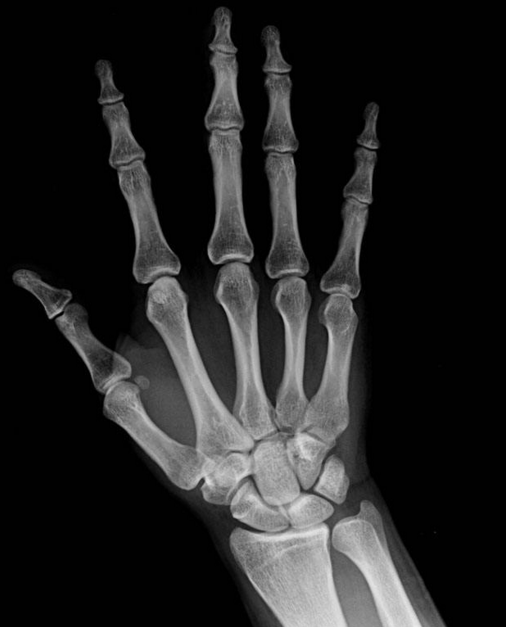
#> input picture img_encryption/images/grey/med.png, 506 x 627 px
$ python main.py
#> lines starting #> are read from the running program, lines starting #| are printed output that depends on the picture; after the words box and inside, x2 and y2 are one past the last pixel; in counts of white or black regions, pixels touching at a corner belong together
### img_encryption/teng/encrypt.py
# -*-coding:utf-8 -*-

"""
# File       : encrypt
# Time       ：2024/10/14 17:26
# Author     ：chenyu
# version    ：python 3.8
# Description：teng 加密
"""
from random import uniform
import os
from teng.utils import *
from teng.chaos import *

def encrypt(
        img_path,
        alpha0=None, sigma0=None,  # keys
        alpha1=None, y0=None,  # keys
        params_path='params.npz',  # the path of saved params
        use_params=False,  # if to use used params
):
#> called with img_path = '../images/grey/med.png', params_path = 'params.npz', use_params = False
    D = 1000  # discard
    # initialization
    if not use_params:
        alpha0 = uniform(1e-16+3.5699456, 4 - 1e-16) if not alpha0 else alpha0
        sigma0 = uniform(1e-16, 1 - 1e-16) if not sigma0 else sigma0
        y0 = uniform(1e-16, 1 - 1e-16) if not y0 else y0
        alpha1 = uniform(1e-16+3.5699456, 4 - 1e-16) if not alpha1 else alpha1
    else:
        use_params_path = f"./params/{params_path}"
        if os.path.exists(use_params_path):
            params = np.load(use_params_path)
            alpha0 = params['alpha0']
            sigma0 = params['sigma0']
            y0 = params['y0']
            alpha1 = params['alpha1']
        else:
            raise FileNotFoundError(f"can not find the params file: {use_params_path}")

    filename = img_path.split('/')[-1].split('.')
    filename, ext = filename[0], filename[-1]
    encrypt_img_path = f"{filename}_encrypt.png"
    # get img (grey img supported)
    img = cv2.imread(img_path, cv2.IMREAD_GRAYSCALE)
#> img is the input picture: shape (627, 506); min 0, max 232, mean 34.9
    M, N = img.shape  # M: height, N: width
#> M = 627; N = 506
    length = M * N
#> length = 317262
    print(f"ENCRYPTION: img resolution is {N} * {M}")
#| ENCRYPTION: img resolution is 506 * 627

    bitplanes = img_bit_decomposition(img)  # Image bit plane decomposition
    bitplanes = bitplanes[::-1, :, :]  # reverse
    # high bits
    b8 = bitplanes[0, :, :].ravel()
    b7 = bitplanes[1, :, :].ravel()
    b6 = bitplanes[2, :, :].ravel()
    b5 = bitplanes[3, :, :].ravel()
    # low
    b4 = bitplanes[4, :, :].ravel()
    b3 = bitplanes[5, :, :].ravel()
    b2 = bitplanes[6, :, :].ravel()
    b1 = bitplanes[7, :, :].ravel()

    img = np.stack([b1, b2, b3, b4, b5, b6, b7, b8], axis=0)

    # step 3
    init_l = []
    for i in range(4):
        init_l.append(get_init(img[i], i))
#> after the loop, init_l = [3.98e-06, 8.66e-06, 5.95e-06, 4.6e-06]

    chaos_seq = np.array(CML_map(alpha0, sigma0, init_l, length, D))
#> in CML_map, `length = len(init_l)`: length = 4
    TN = np.array([np.argsort(x) for x in chaos_seq])

    b5_temp = np.empty_like(b5)
    b5_temp[TN[0]] = b5
    b6_temp = np.empty_like(b6)
    b6_temp[TN[1]] = b6
    b7_temp = np.empty_like(b7)
    b7_temp[TN[2]] = b7
    b8_temp = np.empty_like(b8)
    b8_temp[TN[3]] = b8

    Y = np.array(logistic_map(alpha1, y0, 4 * length + D)[D:])
    Z = np.round(Y[:length] * 1e8).astype(np.uint8) % 256
    Z = Z.reshape(M, N)
    R = img_bit_decomposition(Z)
#> after the loop in img_bit_decomposition (call 2), `for i in range(8):`:
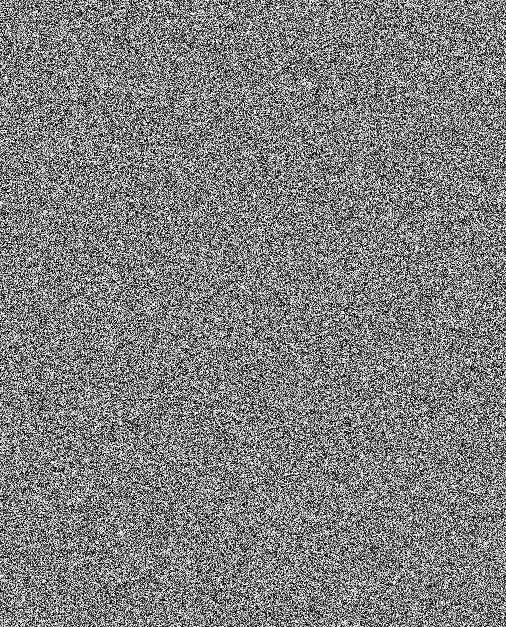
#> img: shape (627, 506) int16; min 0, max 255, mean 127.4

    C5 = (b5_temp + b1 + R[4].reshape(length)) % 2
    C6 = (b6_temp + b2 + R[5].reshape(length)) % 2
    C7 = (b7_temp + b3 + R[6].reshape(length)) % 2
    C8 = (b8_temp + b4 + R[7].reshape(length)) % 2

    TM = np.argsort(Y)
    C = np.concatenate([b1, b2, b3, b4])
    C_temp = np.empty_like(C)
    C_temp[TM] = C

    C1 = C_temp[:length]
    C2 = C_temp[length:2 * length]
    C3 = C_temp[2 * length:3 * length]
    C4 = C_temp[3 * length:]

    # composition the encrypted img
    C = np.stack([C1.reshape(M, N),
                  C2.reshape(M, N),
                  C3.reshape(M, N),
                  C4.reshape(M, N),
                  C5.reshape(M, N),
                  C6.reshape(M, N),
                  C7.reshape(M, N),
                  C8.reshape(M, N)], axis=0)
    res = np.zeros((M, N), dtype=np.uint8)
    for i in range(8):
        res = cv2.bitwise_or(res, C[i, :, :] << i)
#> this loop made 8 passes
#> pass 1, in encrypt, `res = cv2.bitwise_or(res, C[i, :, :] << i)`:
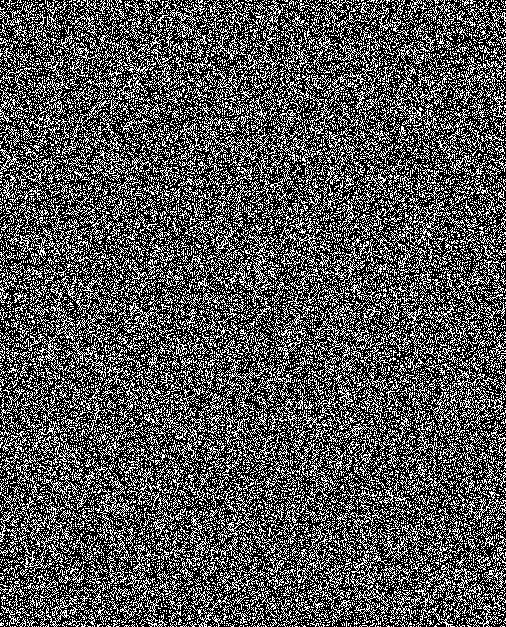
#> res: shape (627, 506); values 0 (black) and 1 (white), 33% white in thin lines or dots
#> pass 3, in encrypt, `res = cv2.bitwise_or(res, C[i, :, :] << i)`:
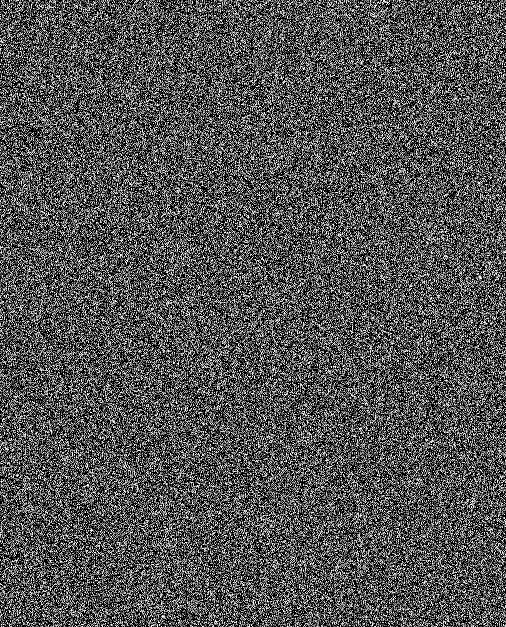
#> res: shape (627, 506); min 0, max 7, mean 2.31; drawn with min black and max white
#> after the loop:
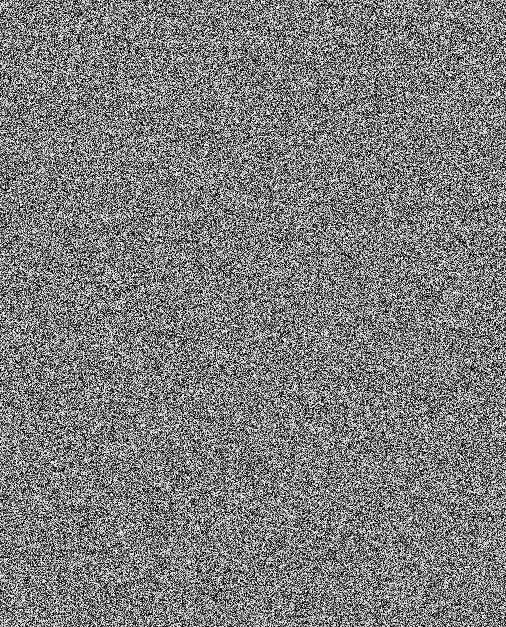
#> res: shape (627, 506); min 0, max 255, mean 124.9

    if not os.path.exists('./result'):
        os.mkdir('./result')
    # save img
    save_path = os.path.join('./result', encrypt_img_path)
    cv2.imwrite(save_path, res)

    # save params
    if not use_params:
        if not os.path.exists('./params'):
            os.mkdir('./params')
        np.savez(f'./params/{params_path}',
                 alpha0=alpha0, sigma0=sigma0, alpha1=alpha1, y0=y0, init_l=init_l)
    print("ENCRYPTION DONE!")
    return res, save_path


# [3 lines that do not run on import are left out]

### img_encryption/teng/utils.py
# -*-coding:utf-8 -*-

"""
# File       : utils
# Time       ：2024/10/14 15:57
# Author     ：chenyu
# version    ：python 3.8
# Description：
"""
import cv2
from numpy import uint8, zeros

# Image bit plane decomposition
def img_bit_decomposition(img):
    m, n = img.shape
    r = zeros((8, m, n), dtype=uint8)
    for i in range(8):
        r[i, :, :] = cv2.bitwise_and(img, 2 ** i)
        mask = r[i, :, :] > 0
        r[i, mask] = 1
    return r

### img_encryption/teng/chaos.py
# -*-coding:utf-8 -*-

"""
# File       : chaos
# Time       ：2024/10/14 15:29
# Author     ：chenyu
# version    ：python 3.8
# Description：cml + logistic map
"""
import numpy as np


def logistic_map(alpha, x0, length):
    assert 3.5699456 < alpha < 4
    assert 0 < x0 < 1
    res = []
    for _ in range(length):
        if _ == 0:
            res.append(alpha * x0 * (1 - x0))
        else:
            res.append(alpha * res[-1] * (1 - res[-1]))
    return res


def iter_logistic_map(alpha, x):
    return alpha * x * (1 - x)


def CML_map(alpha, sigma, init_l, len_res, discard):
    assert 0 < sigma < 1
    length = len(init_l)
    res = []
    for i in range(length):
        res.append([])
    for i in range(len_res+discard):
        for j in range(length):
            if i == 0:
                a = iter_logistic_map(alpha, init_l[j])
                b = iter_logistic_map(alpha, init_l[j - 1])
                c = iter_logistic_map(alpha, init_l[(j + 1) % length])
                temp = (1 - sigma) * a + (sigma / 2) * (b + c)
                res[j].append(temp)
            else:
                a = iter_logistic_map(alpha, res[j][-1])
                b = iter_logistic_map(alpha, res[j - 1][-1])
                c = iter_logistic_map(alpha, res[(j + 1) % length][-1])
                temp = (1 - sigma) * a + (sigma / 2) * (b + c)
                res[j].append(temp)
    return [i[discard:] for i in res]


def get_init(l, idx):
    return 1 / ((sum(l) + 1) * (idx + 1))


# [8 lines that do not run on import are left out]

### img_encryption/teng/decrypt.py
# -*-coding:utf-8 -*-

"""
# File       : decrypt
# Time       ：2024/10/14 18:53
# Author     ：chenyu
# version    ：python 3.8
# Description：teng 解密
"""
from math import floor
from copy import deepcopy

from teng.utils import *
from teng.chaos import *

def decrypt(encrypt_img_path, raw_img_path=None, params_path='params.npz'):
    # load key
    npz_file = np.load(f"./params/{params_path}")
    alpha0, sigma0, y0, alpha1, init_l = \
        npz_file['alpha0'], \
        npz_file['sigma0'], \
        npz_file['y0'], \
        npz_file['alpha1'], \
        npz_file['init_l']

    # get encrypted img
    filename = raw_img_path.split('/')[-1].split('.')
    filename, ext = filename[0], filename[-1]
    decrypt_img_path = f"{filename}_decrypt.{ext}"

    img = cv2.imread(encrypt_img_path, cv2.IMREAD_GRAYSCALE)
    M, N = img.shape                                    # M: height, N: width
    length = M * N
    print(f"DECRYPTION: img resolution is {N} * {M}")

    D = 1000                                           # discard num

    bitplanes = img_bit_decomposition(img)  # Image bit plane decomposition
    bitplanes = bitplanes[::-1, :, :]  # reverse
    # high bits
    C8 = bitplanes[0, :, :].ravel()
    C7 = bitplanes[1, :, :].ravel()
    C6 = bitplanes[2, :, :].ravel()
    C5 = bitplanes[3, :, :].ravel()
    # low
    C4 = bitplanes[4, :, :].ravel()
    C3 = bitplanes[5, :, :].ravel()
    C2 = bitplanes[6, :, :].ravel()
    C1 = bitplanes[7, :, :].ravel()

    chaos_seq = np.array(CML_map(alpha0, sigma0, init_l, length, D))
    TN = np.array([np.argsort(x) for x in chaos_seq])
    Y = np.array(logistic_map(alpha1, y0, 4 * length + D)[D:])
    TM = np.argsort(Y)
    C = np.concatenate([C1, C2, C3, C4])
    C = C[TM]
    B1 = C[:length]
    B2 = C[length:2 * length]
    B3 = C[2 * length:3 * length]
    B4 = C[3 * length:]

    Z = np.round(Y[:length] * 1e8).astype(np.uint8) % 256
    Z = Z.reshape(M, N)
    # print(Z.shape)
    R = img_bit_decomposition(Z)

    B5_temp = (C5 - B1 - R[4].reshape(length)) % 2
    B6_temp = (C6 - B2 - R[5].reshape(length)) % 2
    B7_temp = (C7 - B3 - R[6].reshape(length)) % 2
    B8_temp = (C8 - B4 - R[7].reshape(length)) % 2

    B5 = B5_temp[TN[0]]
    B6 = B6_temp[TN[1]]
    B7 = B7_temp[TN[2]]
    B8 = B8_temp[TN[3]]

    # composition the encrypted img
    B = np.stack([B1.reshape(M, N),
                  B2.reshape(M, N),
                  B3.reshape(M, N),
                  B4.reshape(M, N),
                  B5.reshape(M, N),
                  B6.reshape(M, N),
                  B7.reshape(M, N),
                  B8.reshape(M, N)], axis=0)
    res = np.zeros((M, N), dtype=np.uint8)
    for i in range(8):
        res = cv2.bitwise_or(res, B[i, :, :] << i)

    cv2.imwrite('./result/'+decrypt_img_path, res)
    print('DECRYPTION DONE!')
    # 验证解密得到的图像为原图像
    if raw_img_path:
        raw_img = cv2.imread(raw_img_path, cv2.IMREAD_GRAYSCALE)
        if not np.sum(np.abs(res - raw_img)):
            print("DECRYPTION SUCCESS!")
        else:
            print("DECRYPTION FAILURE!")

    return res


# [4 lines that do not run on import are left out]

### img_encryption/teng/main.py
# -*-coding:utf-8 -*-

"""
# File       : main
# Time       ：2024/10/14 19:10
# Author     ：chenyu
# version    ：python 3.8
# Description：
"""
import matplotlib.pyplot as plt

from encrypt import encrypt
from decrypt import decrypt
import time

start = time.time()
img_path = "../images/grey/med.png"  # 图像路径
params = {
    'alpha0': None,
    'sigma0': None,
    'y0': None,
    'alpha1': None
}
res, path = encrypt(img_path, **params)
#> path = './result/med_encrypt.png'
res_decrpted = decrypt(path, img_path)
#| DECRYPTION: img resolution is 506 * 627
#> the loop in decrypt, `for i in range(8):` made 8 passes
#> pass 1, in decrypt, `res = cv2.bitwise_or(res, B[i, :, :] << i)`:
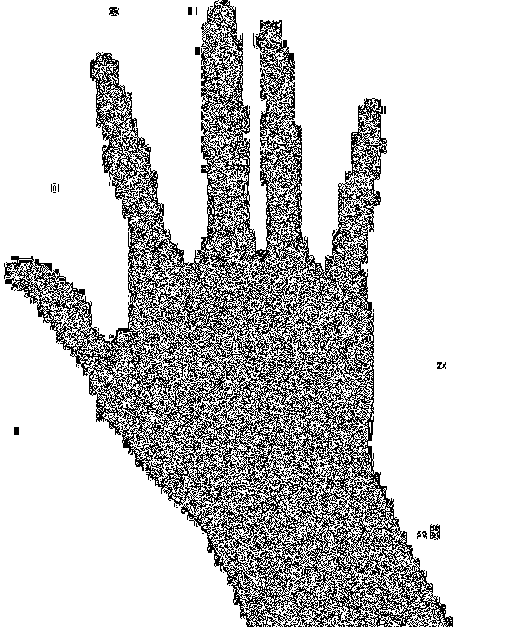
#> res: shape (627, 506); values 0 (black) and 1 (white), 79.1% white; black in thin lines or dots, all inside (x1, y1, x2, y2) = (4, 0, 453, 627)
#> pass 2, in decrypt, `res = cv2.bitwise_or(res, B[i, :, :] << i)`:
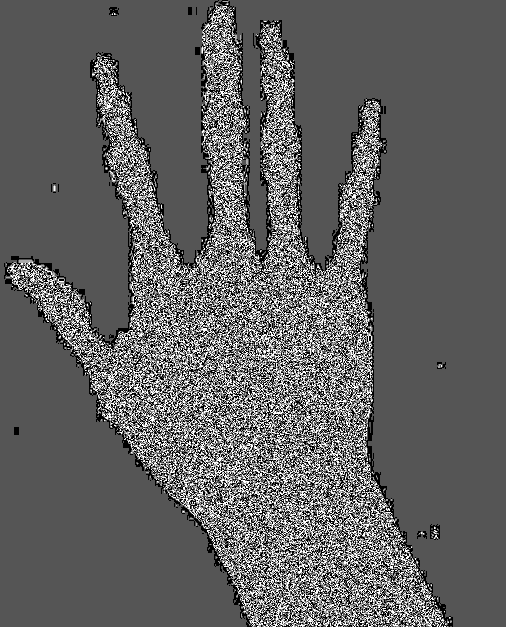
#> res: shape (627, 506); min 0, max 3, mean 1.16; drawn with min black and max white
#> pass 3, in decrypt, `res = cv2.bitwise_or(res, B[i, :, :] << i)`:
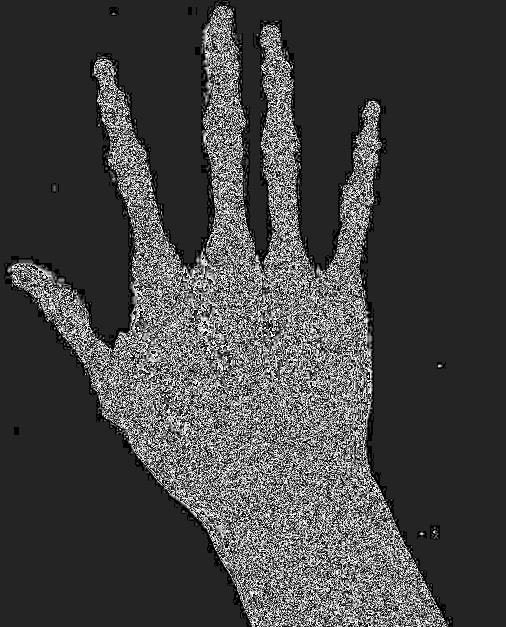
#> res: shape (627, 506); min 0, max 7, mean 1.86; drawn with min black and max white

end = time.time()
print(end-start)
origin = plt.imread(img_path)
#> origin: shape (627, 506, 3) float32; min 0, max 0.91, mean 0.137
plt.figure(figsize=(9, 3), dpi=300)
plt.subplot(131)
plt.title('origin')
plt.axis('off')
plt.imshow(origin, cmap='gray')
plt.subplot(132)
plt.title('encrypted')
plt.axis('off')
plt.imshow(res, cmap='gray')
plt.subplot(133)
plt.title('decrypted')
plt.axis('off')
plt.imshow(res_decrpted, cmap='gray')

plt.savefig('./result/ex.jpg')

$ run again, with img_encryption/images/grey/cameraman.jpg saved as img_encryption/images/grey/med.png
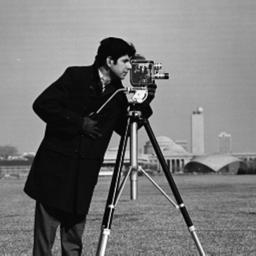
#> input picture img_encryption/images/grey/cameraman.jpg, 256 x 256 px
#> in encrypt, img is the input picture: shape (256, 256); min 0, max 255, mean 118.3
#| ENCRYPTION: img resolution is 256 * 256
#> after the loop in encrypt, `for i in range(4):`: init_l = [3.06e-05, 1.52e-05, 1e-05, 7.42e-06]
#> in CML_map, `length = len(init_l)`: length = 4
#> after the loop in encrypt, `for i in range(8):`:
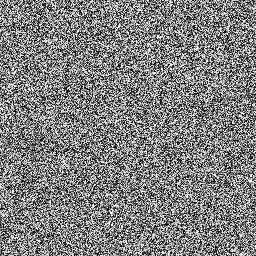
#> res: shape (256, 256); min 0, max 255, mean 127.7
#> path = './result/med_encrypt.png'
#| DECRYPTION: img resolution is 256 * 256
#> the loop in decrypt, `for i in range(8):` made 8 passes
#> pass 3, in decrypt, `res = cv2.bitwise_or(res, B[i, :, :] << i)`:
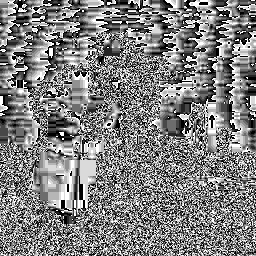
#> res: shape (256, 256); min 0, max 7, mean 3.53; drawn with min black and max white
